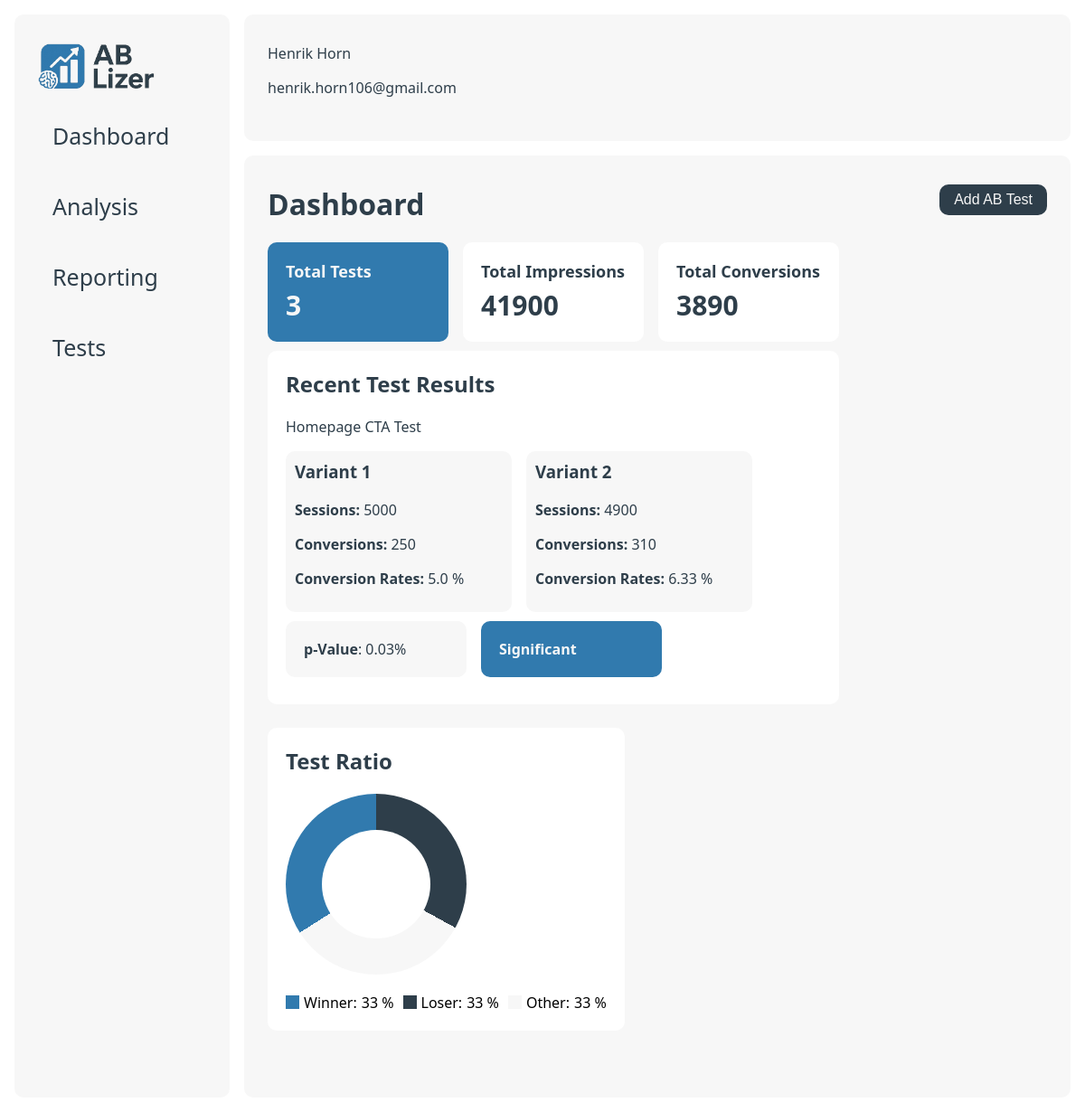
The page / on the database its author committed.
### data/models.py (models this page shows)
class ab_tests(db.Model):
    __tablename__ = 'ab_tests'
    id = db.Column(db.Integer, primary_key=True)
    name = db.Column(db.String(255), nullable=False)
    description = db.Column(db.Text, nullable=False)
    metric = db.Column(db.String(255), nullable=False)
    created_at = db.Column(db.DateTime, nullable=False)
    __repr__ = lambda self: f'<Ab_Test {self.id}>'
    __str__ = lambda self: f'{self.id}'

class variants(db.Model):
    __tablename__ = 'variants'
    id = db.Column(db.Integer, primary_key=True)
    test_id = db.Column(db.Integer, db.ForeignKey('ab_tests.id'), nullable=False)
    name = db.Column(db.String(255), nullable=False)
    impressions = db.Column(db.Integer, nullable=False)
    conversions = db.Column(db.Integer, nullable=False)
    conversion_rate = db.Column(db.Float, nullable=False)
    __repr__ = lambda self: f'<Variant {self.id}>'
    __str__ = lambda self: f'{self.id}'

### app.py (the view)
@app.route("/")
def index():
    total_tests = len(db_manager.get_ab_tests())
    total_variants = db_manager.get_all_variants()
    total_impressions = 0
    total_conversions = 0
    for variant in total_variants:
        total_impressions += variant.impressions
        total_conversions += variant.conversions
    recent_test = db_manager.get_recent_test()
    test_data = {}
    for test in recent_test:
        test_data[test] = db_manager.get_variants(test.id)
    return render_template("index.html",
                           user_name=user_name,
                           user_email=user_email,
                           total_tests=total_tests,
                           total_impressions=total_impressions,
                           total_conversions=total_conversions,
                           test_data=test_data
                           )

### data/db_manager.py (called while the page is built)
    def get_ab_tests(self):
        return ab_tests.query.all()

    def get_recent_test(self):
        return ab_tests.query.order_by(ab_tests.created_at.desc()).limit(1).all()

    def get_all_variants(self):
        return variants.query.all()

    def get_variants(self, test_id):
        return variants.query.filter_by(test_id=test_id).all()

### templates/index.html
{% extends "base.html" %}
{% block content %}
    <div class="hero">
        <h1>Dashboard</h1>
        <button class="btn" id="addTestBtn">Add AB Test</button>
    </div>
    <div class="col-wrapper">
        <div class="col-1">
            <div class="card-wrapper">
                <div class="card accent">
                    <h2 class="card-title">Total Tests</h2>
                    <p class="card-value">{{ total_tests }}</p>
                </div>
                <div class="card">
                    <h2 class="card-title">Total Impressions</h2>
                    <p class="card-value">{{ total_impressions }}</p>
                </div>
                <div class="card">
                    <h2 class="card-title">Total Conversions</h2>
                    <p class="card-value">{{ total_conversions }}</p>
                </div>
            </div>
            <div class="card big">
                <h2>Recent Test Results</h2>
                {% for test in test_data %}
                    <p>{{ test.name }}</p>
                    <div class="col-wrapper">
                        {% for variant in test_data[test] %}
                            <div class="test-card">
                                <h3>Variant {{ variant }}</h3>
                                <p><strong>Sessions:</strong> {{ variant.impressions }}</p>
                                <p><strong>Conversions:</strong> {{ variant.conversions }}</p>
                                <p><strong>Conversion Rates:</strong> {{ variant.conversion_rate }} %</p>
                            </div>
                        {% endfor %}
                    </div>
                {% endfor %}
                <div class="col-wrapper">
                    <div class="card secondary">
                        <p><strong>p-Value</strong>: 0.03%</p>
                    </div>
                    <div class="card accent">
                        <p><strong>Significant</strong></p>
                    </div>
                </div>
            </div>
        </div>
        <div class="col-2">
            <div class="card big">
                <h2>Test Ratio</h2>
                <div class="pie hollow"></div>
                <div class="legend">
                    <div class="legend-item">
                        <div class="legend-color">
                            <div class="winner"></div>
                        </div>
                        <span>Winner:</span>
                        <span>33 %</span>
                    </div>
                    <div class="legend-item">
                        <div class="legend-color">
                            <div class="loser"></div>
                        </div>
                        <span>Loser:</span>
                        <span>33 %</span>
                    </div>
                    <div class="legend-item">
                        <div class="legend-color">
                            <div class="na"></div>
                        </div>
                        <span>Other:</span>
                        <span>33 %</span>
                    </div>
                </div>
            </div>
        </div>
    </div>
{% endblock %}

### static/style.css (style rules this page uses)
:root { --primary: #2E3E4A; --secondary: #F7F7F7; --accent: #317AAE; --gradient: linear-gradient(180deg, rgba(25, 82, 133, 1) 0%, rgba(49, 122, 174, 1) 100%); --danger: #ef4444; --bg: #ffffff; --radius: 10px; --shadow: 0 2px 8px rgba(30, 41, 59, 0.06); }
* { box-sizing: border-box; }
body { font-family: 'Segoe UI', 'Roboto', Arial, sans-serif; background: var(--bg); margin: 0; padding: 0; }
p { color: var(--primary); }
h1, h2, h3, h4, h5, h6, p { margin-top: 0; color: var(--primary); }
.hero { display: flex; justify-content: space-between; align-items: flex-start; }
button { padding: 8px 16px; border: none; border-radius: var(--radius); font-size: 1rem; cursor: pointer; background: var(--primary); color: var(--secondary); }
.card-wrapper { display: flex; gap: 16px; }
.card { border-radius: var( --radius); padding: 20px; margin-bottom: 10px; width: 200px; background-color: #ffffff; }
.card.secondary { background: var(--secondary); }
.secondary p { margin-bottom: 0; }
.card.accent { background: var(--accent); }
.accent p { color: var(--secondary); margin-bottom: 0; }
.accent h2 { color: var(--secondary); }
.card.big { width: 100%; }
.card-title { font-size: 18px; margin-bottom: 5px; }
.card-value { font-size: 30px; font-weight: bold; margin: 0; }
.col-wrapper { display: flex; gap: 16px; flex-wrap: wrap; flex-grow: 0; flex-direction: row; }
.pie { height: 200px; width: 200px; border-radius: 50%; background: conic-gradient( var(--primary) 0% 33%, var(--secondary) 33% 66%, var(--accent) 66% 100% ); }
.pie.hollow { display: flex; justify-content: center; align-items: center; }
.pie.hollow::after { content: ''; position: sticky; height: 120px; width: 120px; border-radius: 50%; background-color: #FFFFFF; }
.test-card { min-width: 250px; border-radius: var( --radius); padding: 10px; margin-bottom: 10px; background-color: var(--secondary); }
.legend { margin-top: 20px; display: flex; gap: 10px; }
.legend-item { display: flex; align-items: center; gap: 5px; }
.legend-color { width: 15px; height: 15px; border-radius: 50%; }
.winner { width: 100%; height: 100%; background-color: var(--accent); }
.loser { width: 100%; height: 100%; background-color: var(--primary); }
.na { width: 100%; height: 100%; background-color: var(--secondary); }

### rows shown on the page
ab_tests: name "Homepage CTA Test"
variants: id "1", impressions "5000", conversions "250", conversion_rate "5.0"
variants: id "2", impressions "4900", conversions "310", conversion_rate "6.33"

### other values the page prints
{{ user_name }} "Henrik Horn"
{{ user_email }} "henrik.horn106@gmail.com"
{{ total_tests }} "3"
{{ total_impressions }} "41900"
{{ total_conversions }} "3890"
